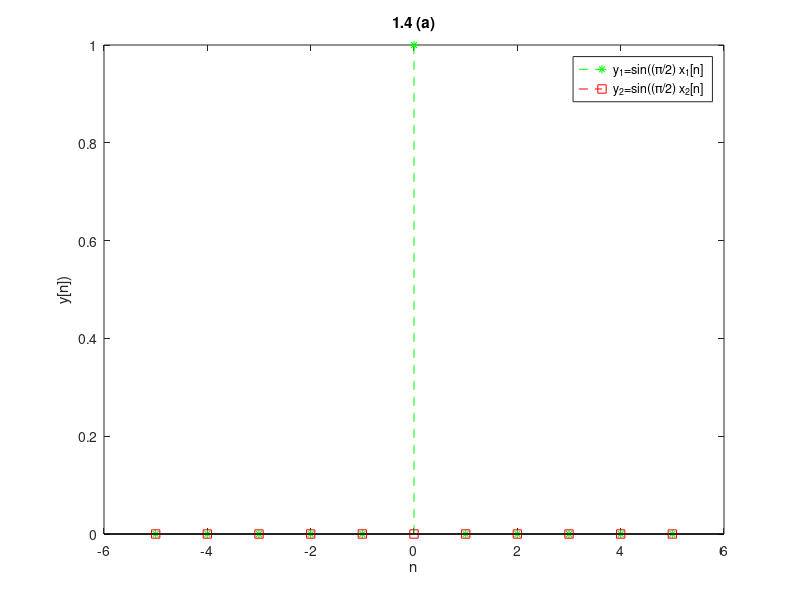

Here is the MATLAB script that generated this plot:
n = -5:1:5; 
x1=[zeros(1,5) 1 zeros(1,5)];
x2=2*x1;

y1=sin((pi/2)*x1);
y2=sin((pi/2)*x2);

%Plot

stem(n,y1,'g--*');
hold on;
stem(n,y2,'r--s');
legend('y_1=sin((\pi/2) x_1[n]','y_2=sin((\pi/2) x_2[n]')
title('1.4 (a)');
xlabel('n');
ylabel('y[n])');

saveas(gcf, "LAB1/P1_4_a_out.png")
